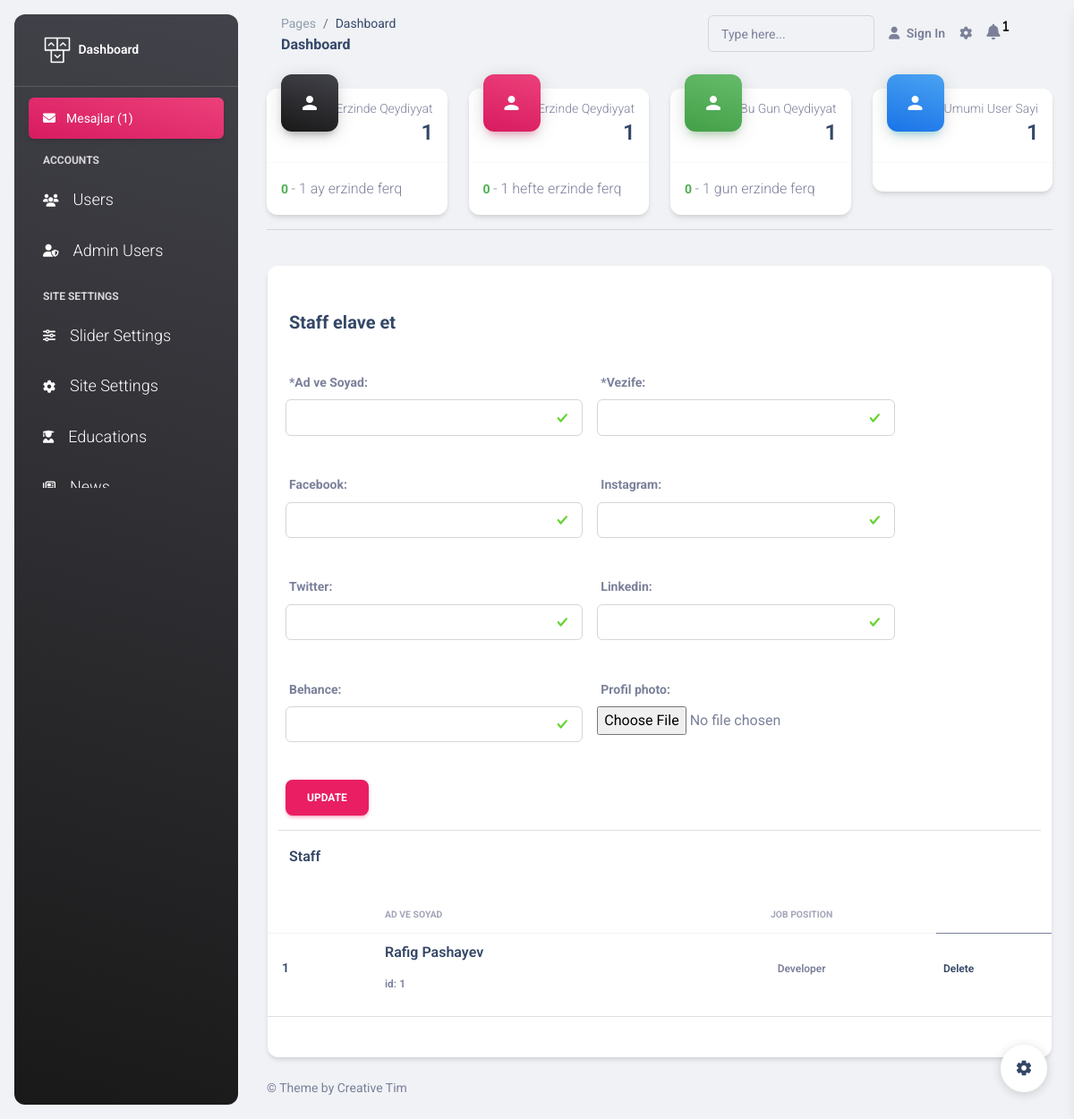
The page /admin/staff on the database its author committed.
### models.py (models this page shows)
class Staff(Base):
    __tablename__ = 'staff'
    id = Column(Integer, primary_key=True)
    name_surname = Column(String, nullable=False)
    job_position = Column(String, nullable=False)
    photo = Column(Text, nullable=False)
    facebook = Column(Text, nullable=True)
    instagram = Column(Text, nullable=True)
    linkedin = Column(Text, nullable=True)
    twitter = Column(Text, nullable=True)
    behance = Column(Text, nullable=True)

### sections/staff.py (the view)
@staff_panel.get('/staff')
def staff(request: Request, db: Session = Depends(database.get_db)):
    unread = db.query(models.AdminMessages).filter_by(readed=0).all()
    users = db.query(models.User).all()
    counts = admin.return_count()
    staff = db.query(models.Staff).all()
    messages_time = time_calculate.messages_time()
    return templates.TemplateResponse("dashboard/staff.html",{"request":request,"staff":staff, "messages_time": messages_time,
                                        "unread":unread, "counts":counts, "count":len(users)})

### templates/dashboard/staff.html
{% include 'dashboard/header.html' %}
      {% include 'dashboard/left_sidebar.html' %}
  <main class="main-content position-relative max-height-vh-100 h-100 border-radius-lg ">
      {% include 'dashboard/navbar.html' %}
    <div class="container-fluid py-4">
      {% include 'dashboard/cards.html' %}
      <hr class>
        </div>
        <div class="row">
            <div class="col-lg-12 col-md-8 mb-md-0 mb-5">
              <div class="card" style="margin: 0 25px">
                <div class="card-header pb-0">
                  {% include 'flash.html' %}<br/>
                  <div class="row">
                      <h5><b>Staff elave et</b></h5>
                      <form class="row g-3" method ="POST" enctype="multipart/form-data">
                      <div class="col-md-5">
                        <label for="name_surname" class="form-label"><b>*Ad ve Soyad:</b></label>
                        <input type="text" class="form-control is-valid" name="name_surname" value="" required><br/>
                        </div>
                        <div class="col-md-5">
                        <label for="job_position" class="form-label"><b>*Vezife:</b></label>
                        <input type="text" class="form-control is-valid" name="job_position" value="" required><br/>
                        </div>
                        <div class="col-md-5">
                          <label for="facebook" class="form-label"><b>Facebook:</b></label>
                          <input type="text" class="form-control is-valid" name="facebook"><br/>
                        </div>
                        <div class="col-md-5">
                          <label for="instagram" class="form-label"><b>Instagram:</b></label>
                          <input type="text" class="form-control is-valid" name="instagram"><br/>
                        </div>
                        <div class="col-md-5">
                          <label for="twitter" class="form-label"><b>Twitter:</b></label>
                          <input type="text" class="form-control is-valid" name="twitter"><br/>
                        </div>
                        <div class="col-md-5">
                          <label for="linkedin" class="form-label"><b>Linkedin:</b></label>
                          <input type="text" class="form-control is-valid" name="linkedin"><br/>
                        </div>
                        <div class="col-md-5">
                          <label for="behance" class="form-label"><b>Behance:</b></label>
                          <input type="text" class="form-control is-valid" name="behance"><br/>
                        </div>
                        <div class="col-md-5">
                          <label for="file" class="form-label"><b>Profil photo:</b><br/></label>
                          <input type="file" name="file">
                        </div>
                        <div class="col-md-5">
                        <button class="btn btn-primary" type="submit">Update</button>
                      </div>
                      </form>
                    <hr>
            <div class="col-lg-6 col-7">
            <h6>Staff</h6>
            </div>
                  </div>
                </div>
                <div class="card-body px-0 pb-2">
                  <div class="table-responsive">
                    <table class="table align-items-center mb-0">
                      <thead>
                        <tr>
                          <th class="text-uppercase text-secondary text-xxs font-weight-bolder opacity-7"></th>
                          <th class="text-uppercase text-secondary text-xxs font-weight-bolder opacity-7 ps-2">Ad ve Soyad</th>
                          <th class="text-center text-uppercase text-secondary text-xxs font-weight-bolder opacity-7">Job Position</th>
                        </tr>
                      </thead>
                      <tbody>
                        {% for x in staff %}
                        <tr>
                          <td>
                            <div class="d-flex px-2 py-1">
                              <div class="d-flex flex-column justify-content-center">
                                <h6 class="mb-0 text-sm">{{ loop.index }}</h6>
                              </div>
                            </div>
                          </td>
                          <td>
                                    <span class="text-xs font-weight-bold"><h6>{{ x.name_surname }}</h6> id: {{ x.id }}</span>
                          </td>
                          <td class="align-middle text-center text-sm">
                            <span class="text-xs font-weight-bold">{{x.job_position}}</span>
                          </td>
                          <td class="align-center">
                            <span class="text-xs font-weight-bold"><a href="/admin/staff/{{ x.id }}/delete">Delete</a></span>
                          </td>
                        </tr>
                        {% endfor %}
                      </tbody>
                    </table>
                    <hr>
                    <div class="align-middle text-center text-sm">
                    <br/>
                  </div>
                </div>
              </div>
            </div>
          </div>
      {% include 'dashboard/footer.html' %}

### rows shown on the page
Staff: name_surname "Rafig Pashayev", id "1", job_position "Developer"

### other values the page prints
{{ unread | length }} "1"
{{ counts["users_month_count"] }} "1"
{{ counts.difference_month }} "0"
{{ counts.users_week_count }} "1"
{{ counts.difference_week }} "0"
{{ counts.users_one_day_count }} "1"
{{ counts.difference_one_day }} "0"
{{ count }} "1"
